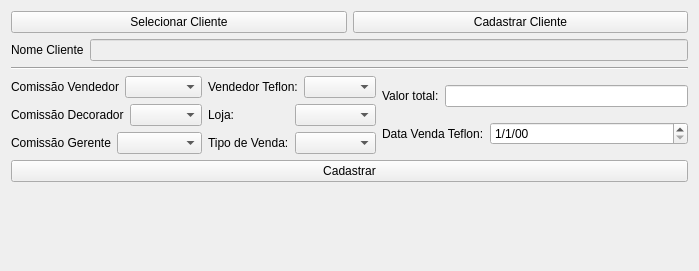
<?xml version="1.0" encoding="UTF-8"?>
<ui version="4.0">
 <class>CadastroPedidoIndependenteDialog</class>
 <widget class="QWidget" name="CadastroPedidoIndependenteDialog">
  <property name="geometry">
   <rect>
    <x>0</x>
    <y>0</y>
    <width>699</width>
    <height>271</height>
   </rect>
  </property>
  <property name="windowTitle">
   <string>Dialog</string>
  </property>
  <layout class="QGridLayout" name="gridLayout">
   <item row="4" column="0">
    <widget class="Line" name="line">
     <property name="orientation">
      <enum>Qt::Horizontal</enum>
     </property>
    </widget>
   </item>
   <item row="0" column="0">
    <layout class="QHBoxLayout" name="horizontalLayout">
     <property name="sizeConstraint">
      <enum>QLayout::SetMinimumSize</enum>
     </property>
     <item>
      <widget class="QPushButton" name="selecionarClientePushButton">
       <property name="text">
        <string>Selecionar Cliente</string>
       </property>
      </widget>
     </item>
     <item>
      <widget class="QPushButton" name="cadastrarClientePushButton">
       <property name="text">
        <string>Cadastrar Cliente</string>
       </property>
      </widget>
     </item>
    </layout>
   </item>
   <item row="2" column="0">
    <layout class="QHBoxLayout" name="horizontalLayout_2">
     <item>
      <widget class="QLabel" name="label">
       <property name="text">
        <string>Nome Cliente</string>
       </property>
      </widget>
     </item>
     <item>
      <widget class="QLineEdit" name="nomeClienteLineEdit">
       <property name="enabled">
        <bool>false</bool>
       </property>
       <property name="readOnly">
        <bool>true</bool>
       </property>
      </widget>
     </item>
    </layout>
   </item>
   <item row="7" column="0">
    <widget class="QPushButton" name="cadastrarPushButton">
     <property name="text">
      <string>Cadastrar</string>
     </property>
    </widget>
   </item>
   <item row="5" column="0">
    <layout class="QHBoxLayout" name="horizontalLayout_8">
     <item>
      <layout class="QVBoxLayout" name="verticalLayout_4">
       <item>
        <layout class="QHBoxLayout" name="horizontalLayout_10">
         <item>
          <widget class="QLabel" name="label_10">
           <property name="text">
            <string>Comissão Vendedor</string>
           </property>
          </widget>
         </item>
         <item>
          <widget class="QComboBox" name="comissaoVendedorComboBox"/>
         </item>
        </layout>
       </item>
       <item>
        <layout class="QHBoxLayout" name="horizontalLayout_13">
         <item>
          <widget class="QLabel" name="label_15">
           <property name="text">
            <string>Comissão Decorador</string>
           </property>
          </widget>
         </item>
         <item>
          <widget class="QComboBox" name="comissaoDecoradorComboBox"/>
         </item>
        </layout>
       </item>
       <item>
        <layout class="QHBoxLayout" name="horizontalLayout_14">
         <item>
          <widget class="QLabel" name="label_16">
           <property name="text">
            <string>Comissão Gerente</string>
           </property>
          </widget>
         </item>
         <item>
          <widget class="QComboBox" name="comissaoGerenteComboBox"/>
         </item>
        </layout>
       </item>
      </layout>
     </item>
     <item>
      <layout class="QVBoxLayout" name="verticalLayout_5">
       <item>
        <layout class="QHBoxLayout" name="horizontalLayout_15">
         <item>
          <widget class="QLabel" name="label_17">
           <property name="text">
            <string>Vendedor Teflon:</string>
           </property>
          </widget>
         </item>
         <item>
          <widget class="QComboBox" name="vendedorComboBox"/>
         </item>
        </layout>
       </item>
       <item>
        <layout class="QHBoxLayout" name="horizontalLayout_12">
         <item>
          <widget class="QLabel" name="label_12">
           <property name="text">
            <string>Loja:</string>
           </property>
          </widget>
         </item>
         <item>
          <widget class="QComboBox" name="lojaComboBox"/>
         </item>
        </layout>
       </item>
       <item>
        <layout class="QHBoxLayout" name="horizontalLayout_11">
         <item>
          <widget class="QLabel" name="label_7">
           <property name="text">
            <string>Tipo de Venda:</string>
           </property>
          </widget>
         </item>
         <item>
          <widget class="QComboBox" name="tipoVendaComboBox"/>
         </item>
        </layout>
       </item>
      </layout>
     </item>
     <item>
      <layout class="QVBoxLayout" name="verticalLayout_7">
       <item>
        <layout class="QHBoxLayout" name="horizontalLayout_6">
         <item>
          <widget class="QLabel" name="label_6">
           <property name="text">
            <string>Valor total:</string>
           </property>
          </widget>
         </item>
         <item>
          <widget class="QLineEdit" name="valorTotalLineEdit"/>
         </item>
        </layout>
       </item>
       <item>
        <layout class="QHBoxLayout" name="horizontalLayout_7">
         <item>
          <widget class="QLabel" name="label_11">
           <property name="sizePolicy">
            <sizepolicy hsizetype="Maximum" vsizetype="Preferred">
             <horstretch>0</horstretch>
             <verstretch>0</verstretch>
            </sizepolicy>
           </property>
           <property name="text">
            <string>Data Venda Teflon:</string>
           </property>
          </widget>
         </item>
         <item>
          <widget class="QDateEdit" name="dataVendaDateEdit">
           <property name="displayFormat">
            <string>d/M/yy</string>
           </property>
          </widget>
         </item>
        </layout>
       </item>
      </layout>
     </item>
    </layout>
   </item>
   <item row="8" column="0">
    <spacer name="verticalSpacer">
     <property name="orientation">
      <enum>Qt::Vertical</enum>
     </property>
     <property name="sizeHint" stdset="0">
      <size>
       <width>20</width>
       <height>40</height>
      </size>
     </property>
    </spacer>
   </item>
  </layout>
 </widget>
 <resources/>
 <connections/>
</ui>
